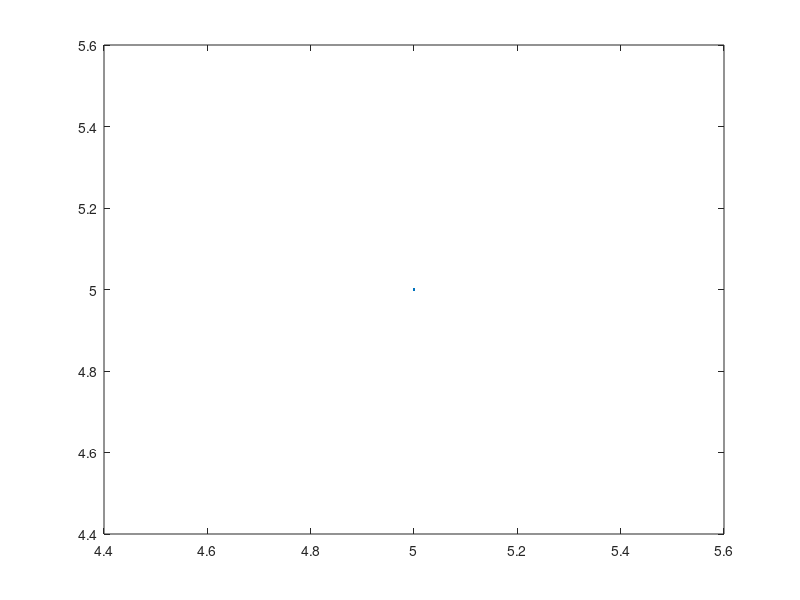

Write MATLAB code to recreate this figure.
% growth rate model (a * x) / (b + x)
% y = a + b x
clear;clc;close all;
x = input("enter values of x:\n");
y = input("enter values of y:\n");
%x = [1,2,3,4,5,6]
%y = [2,4,6,8,10,12]
Y = y.^-1;
X = x.^-1;
n = length(x);
coeff = [n sum(X);sum(X) sum(X.^2)];
f_terms = [sum(Y);sum(X.*Y)];
results = inv(coeff) * f_terms;
A = results(1);
B = results(2);
a = 1 / A;
b = B * a;
f = (a.*x)./(b+x);
plot(x, y,'',x, f);
